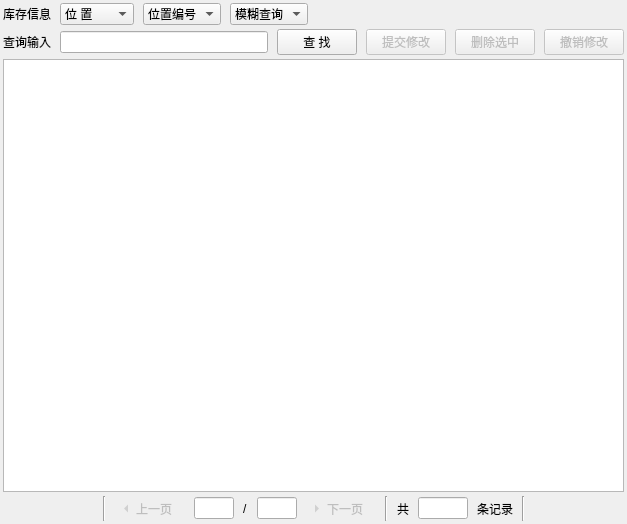
<?xml version="1.0" encoding="UTF-8"?>
<ui version="4.0">
 <class>tabstoragestockwindow</class>
 <widget class="QWidget" name="tabstoragestockwindow">
  <property name="geometry">
   <rect>
    <x>0</x>
    <y>0</y>
    <width>627</width>
    <height>524</height>
   </rect>
  </property>
  <property name="windowTitle">
   <string>Form</string>
  </property>
  <layout class="QGridLayout" name="gridLayout">
   <property name="leftMargin">
    <number>3</number>
   </property>
   <property name="topMargin">
    <number>3</number>
   </property>
   <property name="rightMargin">
    <number>3</number>
   </property>
   <property name="bottomMargin">
    <number>3</number>
   </property>
   <property name="horizontalSpacing">
    <number>0</number>
   </property>
   <property name="verticalSpacing">
    <number>4</number>
   </property>
   <item row="0" column="0">
    <layout class="QHBoxLayout" name="horizontalLayout_3">
     <property name="spacing">
      <number>9</number>
     </property>
     <item>
      <widget class="QLabel" name="label">
       <property name="text">
        <string>库存信息</string>
       </property>
      </widget>
     </item>
     <item>
      <widget class="QComboBox" name="tabstock_tablecombox">
       <property name="minimumSize">
        <size>
         <width>74</width>
         <height>0</height>
        </size>
       </property>
       <item>
        <property name="text">
         <string>位 置</string>
        </property>
       </item>
       <item>
        <property name="text">
         <string>管 料</string>
        </property>
       </item>
      </widget>
     </item>
     <item>
      <widget class="QComboBox" name="tabstock_choicecombox">
       <property name="minimumSize">
        <size>
         <width>74</width>
         <height>0</height>
        </size>
       </property>
       <item>
        <property name="text">
         <string>位置编号</string>
        </property>
       </item>
       <item>
        <property name="text">
         <string>管 料</string>
        </property>
       </item>
       <item>
        <property name="text">
         <string>数 量</string>
        </property>
       </item>
       <item>
        <property name="text">
         <string>状 态</string>
        </property>
       </item>
       <item>
        <property name="text">
         <string>其 他</string>
        </property>
       </item>
      </widget>
     </item>
     <item>
      <widget class="QComboBox" name="tabstock_optioncombox">
       <item>
        <property name="text">
         <string>模糊查询</string>
        </property>
       </item>
       <item>
        <property name="text">
         <string>精确查询</string>
        </property>
       </item>
      </widget>
     </item>
     <item>
      <spacer name="horizontalSpacer_3">
       <property name="orientation">
        <enum>Qt::Horizontal</enum>
       </property>
       <property name="sizeHint" stdset="0">
        <size>
         <width>40</width>
         <height>20</height>
        </size>
       </property>
      </spacer>
     </item>
    </layout>
   </item>
   <item row="1" column="0">
    <layout class="QHBoxLayout" name="horizontalLayout_4">
     <property name="spacing">
      <number>9</number>
     </property>
     <item>
      <widget class="QLabel" name="label_2">
       <property name="text">
        <string>查询输入</string>
       </property>
      </widget>
     </item>
     <item>
      <widget class="QLineEdit" name="tabstock_choicetext"/>
     </item>
     <item>
      <widget class="QPushButton" name="tabstock_querybutton">
       <property name="minimumSize">
        <size>
         <width>60</width>
         <height>23</height>
        </size>
       </property>
       <property name="text">
        <string>查 找</string>
       </property>
      </widget>
     </item>
     <item>
      <widget class="QPushButton" name="tabstock_submitbutton">
       <property name="enabled">
        <bool>false</bool>
       </property>
       <property name="text">
        <string>提交修改</string>
       </property>
      </widget>
     </item>
     <item>
      <widget class="QPushButton" name="tabstock_deletebutton">
       <property name="enabled">
        <bool>false</bool>
       </property>
       <property name="text">
        <string>删除选中</string>
       </property>
      </widget>
     </item>
     <item>
      <widget class="QPushButton" name="tabstock_cancelbutton">
       <property name="enabled">
        <bool>false</bool>
       </property>
       <property name="text">
        <string>撤销修改</string>
       </property>
      </widget>
     </item>
    </layout>
   </item>
   <item row="2" column="0">
    <widget class="QTableView" name="tabstock_table">
     <property name="verticalScrollBarPolicy">
      <enum>Qt::ScrollBarAlwaysOff</enum>
     </property>
     <property name="editTriggers">
      <set>QAbstractItemView::NoEditTriggers</set>
     </property>
     <attribute name="horizontalHeaderMinimumSectionSize">
      <number>30</number>
     </attribute>
    </widget>
   </item>
   <item row="3" column="0">
    <layout class="QHBoxLayout" name="horizontalLayout_7">
     <property name="spacing">
      <number>9</number>
     </property>
     <item>
      <spacer name="horizontalSpacer_10">
       <property name="orientation">
        <enum>Qt::Horizontal</enum>
       </property>
       <property name="sizeHint" stdset="0">
        <size>
         <width>40</width>
         <height>20</height>
        </size>
       </property>
      </spacer>
     </item>
     <item>
      <widget class="Line" name="line_5">
       <property name="orientation">
        <enum>Qt::Vertical</enum>
       </property>
      </widget>
     </item>
     <item>
      <widget class="QToolButton" name="tabstock_lastbutton">
       <property name="enabled">
        <bool>false</bool>
       </property>
       <property name="text">
        <string>上一页</string>
       </property>
       <property name="toolButtonStyle">
        <enum>Qt::ToolButtonTextBesideIcon</enum>
       </property>
       <property name="autoRaise">
        <bool>true</bool>
       </property>
       <property name="arrowType">
        <enum>Qt::LeftArrow</enum>
       </property>
      </widget>
     </item>
     <item>
      <widget class="QLineEdit" name="tabstock_currenttext">
       <property name="maximumSize">
        <size>
         <width>40</width>
         <height>16777215</height>
        </size>
       </property>
       <property name="alignment">
        <set>Qt::AlignCenter</set>
       </property>
      </widget>
     </item>
     <item>
      <widget class="QLabel" name="label_10">
       <property name="text">
        <string>/</string>
       </property>
      </widget>
     </item>
     <item>
      <widget class="QLineEdit" name="tabstock_totaltext">
       <property name="maximumSize">
        <size>
         <width>40</width>
         <height>16777215</height>
        </size>
       </property>
       <property name="alignment">
        <set>Qt::AlignCenter</set>
       </property>
       <property name="readOnly">
        <bool>true</bool>
       </property>
      </widget>
     </item>
     <item>
      <widget class="QToolButton" name="tabstock_nextbutton">
       <property name="enabled">
        <bool>false</bool>
       </property>
       <property name="text">
        <string>下一页</string>
       </property>
       <property name="toolButtonStyle">
        <enum>Qt::ToolButtonTextBesideIcon</enum>
       </property>
       <property name="autoRaise">
        <bool>true</bool>
       </property>
       <property name="arrowType">
        <enum>Qt::RightArrow</enum>
       </property>
      </widget>
     </item>
     <item>
      <widget class="Line" name="line_4">
       <property name="orientation">
        <enum>Qt::Vertical</enum>
       </property>
      </widget>
     </item>
     <item>
      <widget class="QLabel" name="label_3">
       <property name="text">
        <string>共</string>
       </property>
      </widget>
     </item>
     <item>
      <widget class="QLineEdit" name="tabstock_totalnumtext">
       <property name="maximumSize">
        <size>
         <width>50</width>
         <height>16777215</height>
        </size>
       </property>
       <property name="alignment">
        <set>Qt::AlignCenter</set>
       </property>
       <property name="readOnly">
        <bool>true</bool>
       </property>
      </widget>
     </item>
     <item>
      <widget class="QLabel" name="label_4">
       <property name="text">
        <string>条记录</string>
       </property>
      </widget>
     </item>
     <item>
      <widget class="Line" name="line">
       <property name="orientation">
        <enum>Qt::Vertical</enum>
       </property>
      </widget>
     </item>
     <item>
      <spacer name="horizontalSpacer_11">
       <property name="orientation">
        <enum>Qt::Horizontal</enum>
       </property>
       <property name="sizeHint" stdset="0">
        <size>
         <width>40</width>
         <height>20</height>
        </size>
       </property>
      </spacer>
     </item>
    </layout>
   </item>
  </layout>
 </widget>
 <resources/>
 <connections/>
</ui>
